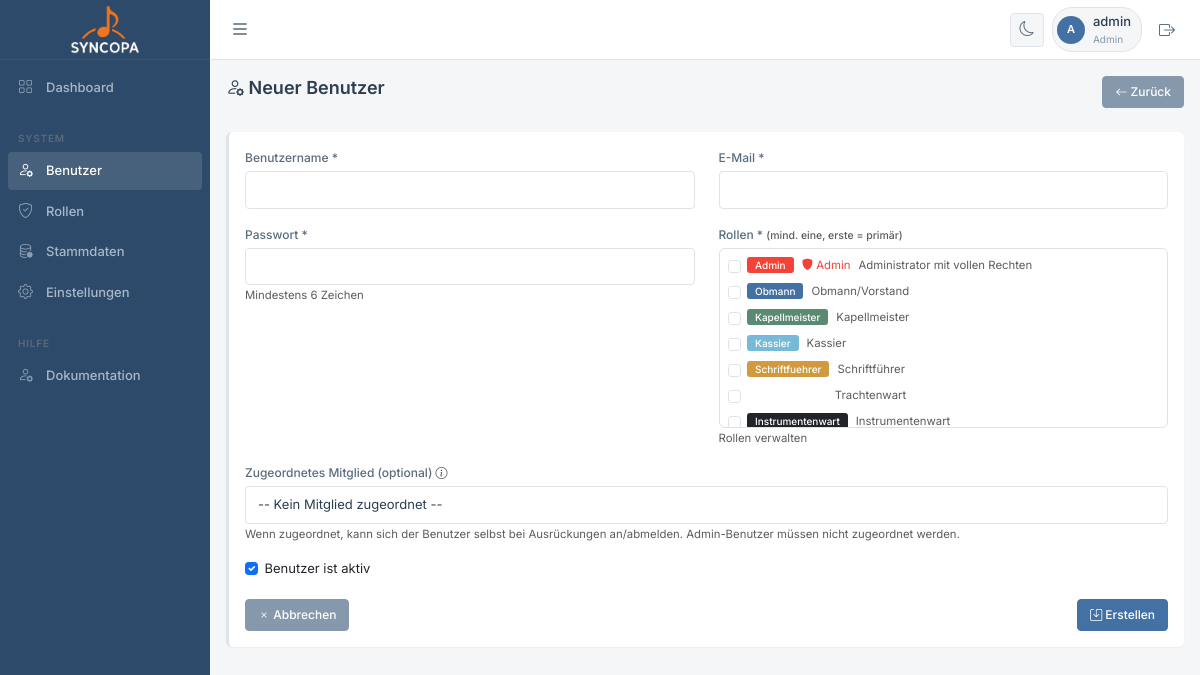
The app's page /benutzer_bearbeiten.php (signed in) with its own data.
### tables this page shows
CREATE TABLE IF NOT EXISTS `rollen` (
  `id` int(11) NOT NULL AUTO_INCREMENT,
  `name` varchar(100) NOT NULL,
  `beschreibung` text DEFAULT NULL,
  `ist_admin` tinyint(1) DEFAULT 0,
  `farbe` varchar(20) DEFAULT 'secondary',
  `sortierung` int(11) DEFAULT 100,
  `aktiv` tinyint(1) DEFAULT 1,
  `erstellt_am` timestamp NULL DEFAULT current_timestamp(),
  PRIMARY KEY (`id`)
);

### classes/Database.php (called while the page is built, shortened)
<?php
class Database {
    private static $instance = null;
    private $conn;
    private function __construct() {
        try {
            $dsn = "mysql:host=" . DB_HOST . ";dbname=" . DB_NAME . ";charset=" . DB_CHARSET;
            $options = [
                PDO::ATTR_ERRMODE => PDO::ERRMODE_EXCEPTION,
                PDO::ATTR_DEFAULT_FETCH_MODE => PDO::FETCH_ASSOC,
                PDO::ATTR_EMULATE_PREPARES => false,
            ];
            $this->conn = new PDO($dsn, DB_USER, DB_PASS, $options);
        } catch (PDOException $e) {
            die("Datenbankverbindung fehlgeschlagen: " . $e->getMessage());
        }
    }
    public static function getInstance() {
        if (self::$instance === null) {
            self::$instance = new self();
        }
        return self::$instance;
    }
    public function query($sql, $params = []) {
        try {
            $stmt = $this->conn->prepare($sql);
            $stmt->execute($params);
            return $stmt;
        } catch (PDOException $e) {
            error_log("Datenbankfehler: " . $e->getMessage());
            throw $e;
        }
    }
    public function fetchAll($sql, $params = []) {
        return $this->query($sql, $params)->fetchAll();
    }
    public function execute($sql, $params = []) {
        return $this->query($sql, $params);
    }
}

### benutzer_bearbeiten.php (the view, shortened to what this page needs)
<?php
$db = Database::getInstance();
$id = $_GET['id'] ?? null;
$isEdit = !empty($id);
$rollen = $db->fetchAll("SELECT * FROM rollen WHERE aktiv = 1 ORDER BY sortierung, name");
if ($isEdit) {
    $benutzer = $db->fetchOne("SELECT * FROM benutzer WHERE id = ?", [$id]);
    if (!$benutzer) {
        Session::setFlashMessage('danger', 'Benutzer nicht gefunden');
        header('Location: benutzer.php');
        exit;
    }
    $benutzerRollenIds = array_column(
        $db->fetchAll("SELECT rolle_id FROM benutzer_rollen WHERE benutzer_id = ?", [$id]),
        'rolle_id'
    );
} else {
    $benutzer = [];
    $benutzerRollenIds = [];
}
include 'includes/header.php';
?>
<div class="d-flex justify-content-between align-items-center mb-4">
    <h1 class="h2"><i class="bi bi-person-gear"></i> <?php echo $isEdit ? 'Benutzer bearbeiten' : 'Neuer Benutzer'; ?></h1>
    <a href="benutzer.php" class="btn btn-secondary"><i class="bi bi-arrow-left"></i> Zurück</a>
</div>
<div class="card">
    <div class="card-body">
        <form method="POST" class="needs-validation" novalidate>
            <div class="row">
                <div class="col-md-6 mb-3">
                    <label for="benutzername" class="form-label">Benutzername *</label>
                    <input type="text" class="form-control" id="benutzername" name="benutzername"
                           value="<?php echo htmlspecialchars($benutzer['benutzername'] ?? ''); ?>" required>
                </div>
                <div class="col-md-6 mb-3">
                    <label for="email" class="form-label">E-Mail *</label>
                    <input type="email" class="form-control" id="email" name="email"
                           value="<?php echo htmlspecialchars($benutzer['email'] ?? ''); ?>" required>
                </div>
            </div>
            <div class="row">
                <div class="col-md-6 mb-3">
                    <label for="passwort" class="form-label">
                        Passwort <?php echo $isEdit ? '(leer lassen für keine Änderung)' : '*'; ?>
                    </label>
                    <input type="password" class="form-control" id="passwort" name="passwort"
                           <?php echo $isEdit ? '' : 'required'; ?>>
                    <small class="text-muted">Mindestens 6 Zeichen</small>
                </div>
                <div class="col-md-6 mb-3">
                    <label class="form-label">Rollen * <small class="text-muted">(mind. eine, erste = primär)</small></label>
                    <div class="border rounded p-2" style="max-height:180px;overflow-y:auto">
                        <?php foreach ($rollen as $rolle): ?>
                        <?php $checked = in_array($rolle['id'], $benutzerRollenIds) ? 'checked' : ''; ?>
                        <div class="form-check">
                            <input class="form-check-input" type="checkbox"
                                   name="rollen[]"
                                   value="<?php echo $rolle['id']; ?>"
                                   id="rolle_<?php echo $rolle['id']; ?>"
                                   <?php echo $checked; ?>>
                            <label class="form-check-label d-flex align-items-center gap-2" for="rolle_<?php echo $rolle['id']; ?>">
                                <span class="badge bg-<?php echo htmlspecialchars($rolle['farbe'] ?? 'secondary'); ?>" style="font-size:10px">
                                    <?php echo htmlspecialchars(ucfirst($rolle['name'])); ?>
                                </span>
                                <?php if ($rolle['ist_admin']): ?>
                                <small class="text-danger"><i class="bi bi-shield-fill"></i> Admin</small>
                                <?php endif; ?>
                                <?php if (!empty($rolle['beschreibung'])): ?>
                                <small class="text-muted"><?php echo htmlspecialchars($rolle['beschreibung']); ?></small>
                                <?php endif; ?>
                            </label>
                        </div>
                        <?php endforeach; ?>
                    </div>
                    <small class="text-muted">
                        <a href="rollen.php" target="_blank">Rollen verwalten</a>
                    </small>
                </div>
            </div>
            <div class="mb-3">
                <label for="mitglied_id" class="form-label">
                    Zugeordnetes Mitglied (optional)
                    <i class="bi bi-info-circle text-muted" title="Ermöglicht dem Benutzer sich bei Ausrückungen anzumelden"></i>
                </label>
                <select class="form-select" id="mitglied_id" name="mitglied_id">
                    <option value="">-- Kein Mitglied zugeordnet --</option>
                </select>
                <small class="text-muted">
                    Wenn zugeordnet, kann sich der Benutzer selbst bei Ausrückungen an/abmelden.
                    Admin-Benutzer müssen nicht zugeordnet werden.
                </small>
            </div>
            <div class="mb-3 form-check">
                <input type="checkbox" class="form-check-input" id="aktiv" name="aktiv"
                       <?php echo ($benutzer['aktiv'] ?? 1) ? 'checked' : ''; ?>>
                <label class="form-check-label" for="aktiv">Benutzer ist aktiv</label>
            </div>
            <div class="d-flex justify-content-between">
                <a href="benutzer.php" class="btn btn-secondary"><i class="bi bi-x"></i> Abbrechen</a>
                <button type="submit" class="btn btn-primary">
                    <i class="bi bi-save"></i> <?php echo $isEdit ? 'Aktualisieren' : 'Erstellen'; ?>
                </button>
            </div>
        </form>
    </div>
</div>
<?php include 'includes/footer.php'; ?>

### includes/header.php (style rules this page uses)
:root { --c-primary: #4471A3; --c-primary-light: #5496cb; --c-success: #5b8a72; --c-warning: #D19A3E; --c-danger: #F44336; --c-info: #77bad7; --sidebar-w: 210px; --topbar-h: 60px; --radius: 4px; --radius-lg: 6px; --shadow-sm: 0 1px 2px rgba(0,0,0,0.04); --transition: 0.2s ease; }
[data-theme="light"] { --bg-body: #f5f6f8; --bg-card: #ffffff; --bg-sidebar: #2d4a6a; --bg-input: #ffffff; --border: #e0e4e8; --border-light: #eef0f2; --text-primary: #2c3e50; --text-secondary: #5a6c7d; --text-muted: #8699ac; --sidebar-text: #a8b8c8; --sidebar-hover: rgba(255,255,255,0.06); --sidebar-active: rgba(255,255,255,0.12); }
* { font-family: 'Inter', system-ui, sans-serif; -webkit-tap-highlight-color: transparent; box-sizing: border-box; }
body { background: var(--bg-body); color: var(--text-primary); font-size: 13px; line-height: 1.5; overflow-x: hidden; margin: 0; }
a { text-decoration: none !important; color: inherit; }
.card { background: var(--bg-card); border: none; border-radius: var(--radius-lg); box-shadow: var(--shadow-sm); margin-bottom: 16px; border-left: 3px solid var(--border); }
.card-body { padding: 16px; }
.text-danger { color: var(--c-danger) !important; }
.bg-primary { background-color: var(--c-primary) !important; }
.bg-success { background-color: var(--c-success) !important; }
.bg-warning { background-color: var(--c-warning) !important; color: #fff !important; }
.bg-info { background-color: var(--c-info) !important; }
.bg-danger { background-color: var(--c-danger) !important; }
.btn { font-size: 12px; font-weight: 500; padding: 6px 12px; border-radius: var(--radius); transition: all var(--transition); }
.btn-primary { background: var(--c-primary); border-color: var(--c-primary); }
.btn-secondary { background: var(--text-muted); border-color: var(--text-muted); }
.form-control, .form-select { font-size: 13px; padding: 8px 12px; border-radius: var(--radius); border: 1px solid var(--border); background: var(--bg-input); color: var(--text-primary); }
.form-label { font-size: 12px; font-weight: 500; margin-bottom: 4px; color: var(--text-secondary); }
.badge { font-size: 10px; font-weight: 500; padding: 3px 8px; border-radius: 3px; }
h1.h2, .h1, .h2 { font-size: 18px; font-weight: 600; color: var(--text-primary); }

### records on screen
rollen: name "Admin", ist_admin 1 (drawn), beschreibung "Administrator mit vollen Rechten"
rollen: name "Obmann", beschreibung "Obmann/Vorstand"
rollen: name "Kapellmeister", beschreibung "Kapellmeister"
rollen: name "Kassier", beschreibung "Kassier"
rollen: name "Schriftfuehrer", beschreibung "Schriftführer"
rollen: beschreibung "Trachtenwart"
rollen: name "Instrumentenwart", beschreibung "Instrumentenwart"

### other values on screen
substr(Session::getUsername(), 0, 1) "A"
Session::getUsername() "admin"
Session::getRole() "Admin"
